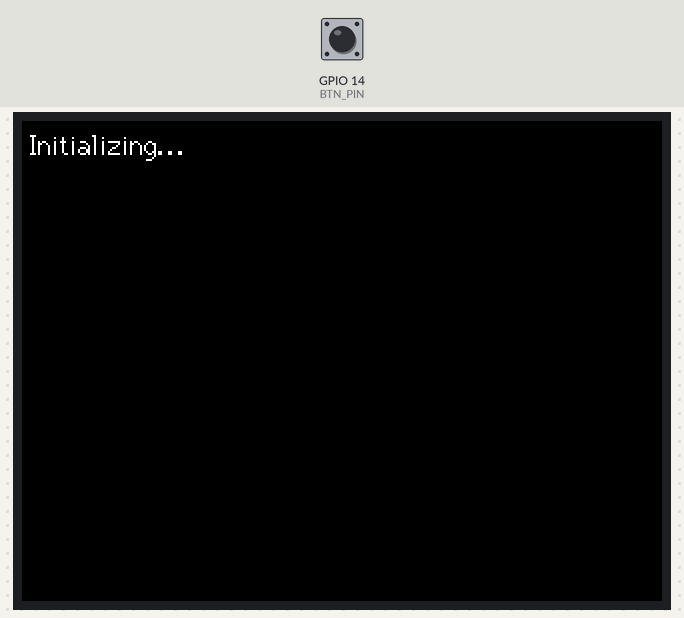
Recording of a sketch running on a simulated ESP32-S3. On the bench: 320×240 colour display. The inputs (shaded band) are chosen by the test bench; at power-on: GPIO 14 (BTN_PIN) HIGH. I2S audio is not simulated (input reads silence); nothing arrives over Bluetooth unless stated; a phone connects over Bluetooth LE 3 s after start; what the sketch prints to the serial monitor is not drawn.

Above: at 0.8 s.
4.9 s: GPIO 14 (BTN_PIN) pulled LOW for 3.2 s
At 6.68 s:
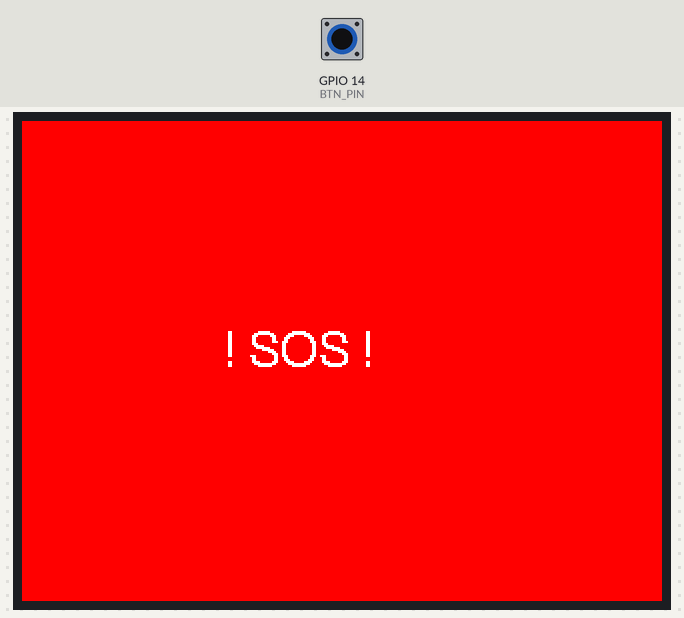
9.6 s: GPIO 14 (BTN_PIN) pulled LOW for 0.15 s
At 10.6 s:
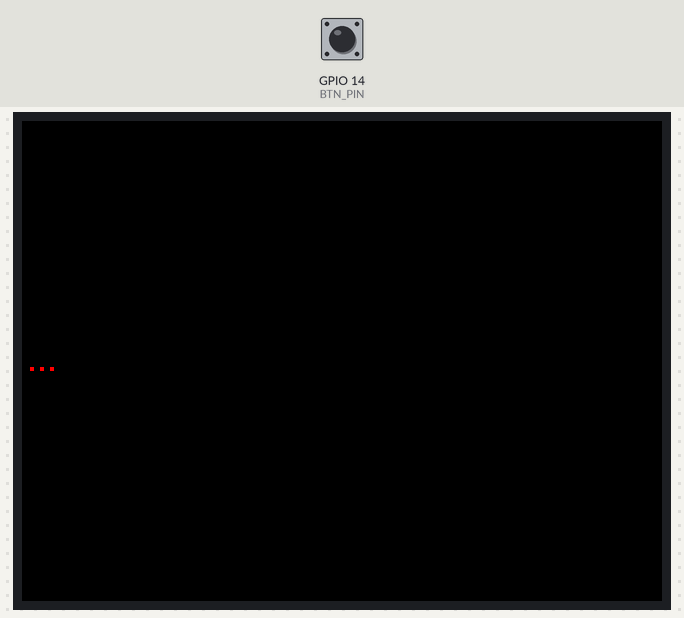
11.3 s: GPIO 14 (BTN_PIN) pulled LOW for 1 s
Timing chart, 0 to 14.3 s (numbered marks = the images above; inputs shaded):
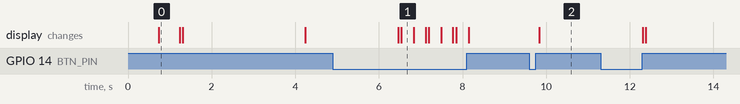

The sketch:

esp32s3_voice__1_.ino
```cpp
/**
 * ESP32-S3-N16R8 智能语音设备主程序
 * 当前硬件：TFT屏幕 + INMP441麦克风 + 按键
 * 暂未接：MAX98357扬声器（相关代码已注释，接好后取消注释即可）
 */

#include <Arduino.h>
#include <BLEDevice.h>
#include <BLEServer.h>
#include <BLEUtils.h>
#include <BLE2902.h>
#include <driver/i2s.h>
#include <TFT_eSPI.h>
#include <freertos/FreeRTOS.h>
#include <freertos/task.h>
#include <freertos/queue.h>
#include <freertos/semphr.h>

// ─────────────────────────────────────────────
//  硬件开关（接了哪个打开哪个）
// ─────────────────────────────────────────────
#define HW_TFT_ENABLED      1   // TFT屏幕
#define HW_MIC_ENABLED      1   // INMP441麦克风
#define HW_SPEAKER_ENABLED  0   // MAX98357扬声器（未接，关闭）
#define HW_BTN_ENABLED      1   // 按键

// ─────────────────────────────────────────────
//  引脚定义
// ─────────────────────────────────────────────
#define BTN_PIN           14

// INMP441 — I2S0
#define I2S_MIC_PORT      I2S_NUM_0
#define I2S_MIC_SCK       1
#define I2S_MIC_WS        2
#define I2S_MIC_SD        3

// MAX98357 — I2S1（未接，仅保留定义备用）
#define I2S_SPK_PORT      I2S_NUM_1
#define I2S_SPK_BCLK      5
#define I2S_SPK_LRC       6
#define I2S_SPK_DIN       7

// ─────────────────────────────────────────────
//  BLE UUIDs
// ─────────────────────────────────────────────
#define SERVICE_UUID   "12345678-1234-1234-1234-123456789abc"
#define CHAR_RX_UUID   "12345678-1234-1234-1234-123456789ab1"
#define CHAR_TX_UUID   "12345678-1234-1234-1234-123456789ab2"

// ─────────────────────────────────────────────
//  协议命令字
// ─────────────────────────────────────────────
#define CMD_TEXT_DISPLAY  0x01
#define CMD_AUDIO_CHUNK   0x02
#define CMD_AUDIO_END     0x03
#define CMD_REC_CHUNK     0x10
#define CMD_REC_END       0x11
#define CMD_EMERGENCY     0x20
#define CMD_BTN_EVENT     0x21

// ─────────────────────────────────────────────
//  常量
// ─────────────────────────────────────────────
#define SAMPLE_RATE       16000
#define I2S_REC_BUF_LEN  256
#define LONG_PRESS_MS     1500
#define DEBOUNCE_MS       50

// ─────────────────────────────────────────────
//  全局对象
// ─────────────────────────────────────────────
#if HW_TFT_ENABLED
TFT_eSPI tft = TFT_eSPI();
#endif

BLEServer*         pServer  = nullptr;
BLECharacteristic* pTxChar  = nullptr;
BLECharacteristic* pRxChar  = nullptr;

volatile bool deviceConnected = false;
volatile bool isRecording     = false;
volatile bool stopRecording   = false;

struct AudioBuf {
    uint8_t* data;
    size_t   len;
};
QueueHandle_t     audioQueue = nullptr;
SemaphoreHandle_t bleMutex   = nullptr;

TaskHandle_t recordTaskHandle = nullptr;

// ─────────────────────────────────────────────
//  屏幕辅助
// ─────────────────────────────────────────────
void tftClear(uint16_t bg = TFT_BLACK) {
#if HW_TFT_ENABLED
    tft.fillScreen(bg);
#endif
}

void displayMessage(const String& text, uint16_t color = TFT_WHITE) {
#if HW_TFT_ENABLED
    tftClear();
    tft.setTextColor(color, TFT_BLACK);
    tft.setTextWrap(true);
    tft.setCursor(4, 4);
    tft.setTextFont(2);
    tft.print(text);
#endif
    Serial.printf("[DISPLAY] %s\n", text.c_str());
}

void displayStatus(const String& line1, uint16_t color = TFT_CYAN) {
#if HW_TFT_ENABLED
    tftClear();
    tft.setTextColor(color, TFT_BLACK);
    tft.setTextFont(2);
    tft.drawString(line1, 4, tft.height() / 2 - 8);
#endif
    Serial.printf("[STATUS] %s\n", line1.c_str());
}

// ─────────────────────────────────────────────
//  I2S 初始化
// ─────────────────────────────────────────────
void initMicrophone() {
#if HW_MIC_ENABLED
    i2s_config_t cfg = {
        .mode                 = (i2s_mode_t)(I2S_MODE_MASTER | I2S_MODE_RX),
        .sample_rate          = SAMPLE_RATE,
        .bits_per_sample      = I2S_BITS_PER_SAMPLE_32BIT,
        .channel_format       = I2S_CHANNEL_FMT_ONLY_LEFT,
        .communication_format = I2S_COMM_FORMAT_STAND_I2S,
        .intr_alloc_flags     = ESP_INTR_FLAG_LEVEL1,
        .dma_buf_count        = 4,
        .dma_buf_len          = I2S_REC_BUF_LEN,
        .use_apll             = false,
        .tx_desc_auto_clear   = false,
        .fixed_mclk           = 0
    };
    i2s_pin_config_t pins = {
        .bck_io_num   = I2S_MIC_SCK,
        .ws_io_num    = I2S_MIC_WS,
        .data_out_num = I2S_PIN_NO_CHANGE,
        .data_in_num  = I2S_MIC_SD
    };
    ESP_ERROR_CHECK(i2s_driver_install(I2S_MIC_PORT, &cfg, 0, NULL));
    ESP_ERROR_CHECK(i2s_set_pin(I2S_MIC_PORT, &pins));
    i2s_zero_dma_buffer(I2S_MIC_PORT);
    Serial.println("Microphone (INMP441) initialized");
#endif
}

void initSpeaker() {
#if HW_SPEAKER_ENABLED
    i2s_config_t cfg = {
        .mode                 = (i2s_mode_t)(I2S_MODE_MASTER | I2S_MODE_TX),
        .sample_rate          = SAMPLE_RATE,
        .bits_per_sample      = I2S_BITS_PER_SAMPLE_16BIT,
        .channel_format       = I2S_CHANNEL_FMT_ONLY_LEFT,
        .communication_format = I2S_COMM_FORMAT_STAND_I2S,
        .intr_alloc_flags     = ESP_INTR_FLAG_LEVEL1,
        .dma_buf_count        = 8,
        .dma_buf_len          = 512,
        .use_apll             = false,
        .tx_desc_auto_clear   = true,
        .fixed_mclk           = 0
    };
    i2s_pin_config_t pins = {
        .bck_io_num   = I2S_SPK_BCLK,
        .ws_io_num    = I2S_SPK_LRC,
        .data_out_num = I2S_SPK_DIN,
        .data_in_num  = I2S_PIN_NO_CHANGE
    };
    ESP_ERROR_CHECK(i2s_driver_install(I2S_SPK_PORT, &cfg, 0, NULL));
    ESP_ERROR_CHECK(i2s_set_pin(I2S_SPK_PORT, &pins));
    Serial.println("Speaker (MAX98357) initialized");
#else
    Serial.println("Speaker disabled (HW_SPEAKER_ENABLED=0)");
#endif
}

// ─────────────────────────────────────────────
//  FreeRTOS 任务
// ─────────────────────────────────────────────

// 音频播放任务（扬声器未接：消费队列释放内存，不写I2S）
void audioPlayTask(void* param) {
    AudioBuf* item;
    while (true) {
        if (xQueueReceive(audioQueue, &item, portMAX_DELAY) == pdTRUE) {
            if (item == nullptr) continue;
#if HW_SPEAKER_ENABLED
            size_t written = 0;
            i2s_write(I2S_SPK_PORT, item->data, item->len, &written, portMAX_DELAY);
#else
            Serial.printf("[AUDIO] Dropped %d bytes (speaker not connected)\n", item->len);
#endif
            free(item->data);
            free(item);
        }
    }
}

// 录音任务
void recordTask(void* param) {
#if HW_MIC_ENABLED
    int32_t raw32[I2S_REC_BUF_LEN];
    int16_t pcm16[I2S_REC_BUF_LEN];
    uint8_t blePkt[1 + I2S_REC_BUF_LEN * 2];
    blePkt[0] = CMD_REC_CHUNK;

    while (!stopRecording) {
        size_t bytesRead = 0;
        i2s_read(I2S_MIC_PORT, raw32, sizeof(raw32), &bytesRead, pdMS_TO_TICKS(50));

        int samples = bytesRead / 4;
        if (samples == 0) continue;

        for (int i = 0; i < samples; i++) {
            pcm16[i] = (int16_t)(raw32[i] >> 16);
        }

        size_t pcmBytes = samples * sizeof(int16_t);
        memcpy(blePkt + 1, pcm16, pcmBytes);

        if (deviceConnected && pTxChar != nullptr) {
            if (xSemaphoreTake(bleMutex, pdMS_TO_TICKS(20)) == pdTRUE) {
                pTxChar->setValue(blePkt, 1 + pcmBytes);
                pTxChar->notify();
                xSemaphoreGive(bleMutex);
            }
        }
        vTaskDelay(pdMS_TO_TICKS(2));
    }

    // 发送结束包
    if (deviceConnected && pTxChar != nullptr) {
        uint8_t endPkt = CMD_REC_END;
        if (xSemaphoreTake(bleMutex, pdMS_TO_TICKS(100)) == pdTRUE) {
            pTxChar->setValue(&endPkt, 1);
            pTxChar->notify();
            xSemaphoreGive(bleMutex);
        }
    }
#else
    Serial.println("Mic disabled, record task exiting");
#endif
    isRecording      = false;
    recordTaskHandle = nullptr;
    vTaskDelete(NULL);
}

// ─────────────────────────────────────────────
//  业务函数
// ─────────────────────────────────────────────
void startRecording() {
    if (isRecording || !deviceConnected) return;
    stopRecording = false;
    isRecording   = true;
    displayStatus("录音中...", TFT_RED);
    xTaskCreate(recordTask, "Record", 4096, NULL, 5, &recordTaskHandle);
}

void stopRecordingAndSend() {
    if (!isRecording) return;
    stopRecording = true;
    displayStatus("处理中...", TFT_YELLOW);
}

void sendEmergency() {
    if (!deviceConnected || pTxChar == nullptr) return;

    const char* msg = "SOS! 需要紧急帮助！";
    size_t msgLen   = strlen(msg);
    uint8_t* buf    = (uint8_t*)malloc(1 + msgLen);
    if (!buf) return;

    buf[0] = CMD_EMERGENCY;
    memcpy(buf + 1, msg, msgLen);

    if (xSemaphoreTake(bleMutex, pdMS_TO_TICKS(200)) == pdTRUE) {
        pTxChar->setValue(buf, 1 + msgLen);
        pTxChar->notify();
        xSemaphoreGive(bleMutex);
    }
    free(buf);
    Serial.println("Emergency SOS sent");

#if HW_TFT_ENABLED
    for (int i = 0; i < 3; i++) {
        tft.fillScreen(TFT_RED);
        tft.setTextColor(TFT_WHITE);
        tft.setTextFont(4);
        tft.drawString("! SOS !", tft.width() / 2 - 60, tft.height() / 2 - 16);
        delay(300);
        tftClear();
        delay(200);
    }
#endif
    displayStatus("紧急消息已发送", TFT_ORANGE);
}

// ─────────────────────────────────────────────
//  按键任务
// ─────────────────────────────────────────────
void buttonTask(void* param) {
#if HW_BTN_ENABLED
    bool     prevState   = HIGH;
    bool     curState;
    uint32_t pressTime   = 0;
    bool     longHandled = false;

    while (true) {
        curState = digitalRead(BTN_PIN);

        if (curState == LOW && prevState == HIGH) {
            vTaskDelay(pdMS_TO_TICKS(DEBOUNCE_MS));
            if (digitalRead(BTN_PIN) == LOW) {
                pressTime   = millis();
                longHandled = false;
            }
        }

        if (curState == LOW && !longHandled) {
            if (millis() - pressTime >= LONG_PRESS_MS) {
                longHandled = true;
                sendEmergency();
            }
        }

        if (curState == HIGH && prevState == LOW) {
            if (!longHandled) {
                if (!isRecording) startRecording();
                else              stopRecordingAndSend();
            }
        }

        prevState = curState;
        vTaskDelay(pdMS_TO_TICKS(10));
    }
#else
    vTaskDelete(NULL);
#endif
}

// ─────────────────────────────────────────────
//  BLE 回调
// ─────────────────────────────────────────────
class MyServerCallbacks : public BLEServerCallbacks {
    void onConnect(BLEServer* s) override {
        deviceConnected = true;
        Serial.println("BLE Connected");
        displayStatus("已连接小程序", TFT_GREEN);
    }

    void onDisconnect(BLEServer* s) override {
        deviceConnected = false;
        isRecording     = false;
        stopRecording   = true;
        Serial.println("BLE Disconnected, restarting advertising...");
        displayStatus("等待连接...", TFT_CYAN);
        vTaskDelay(pdMS_TO_TICKS(500));
        BLEDevice::startAdvertising();
        Serial.println("Advertising restarted");
    }
};

class MyRxCallbacks : public BLECharacteristicCallbacks {
    void onWrite(BLECharacteristic* pChar) override {
        std::string val = pChar->getValue();
        if (val.empty()) return;

        uint8_t cmd = (uint8_t)val[0];

        if (cmd == CMD_TEXT_DISPLAY) {
            String text = "";
            for (size_t i = 1; i < val.size(); i++) text += (char)val[i];
            displayMessage(text);
        }

        else if (cmd == CMD_AUDIO_CHUNK) {
            size_t dataLen = val.size() - 1;
            if (dataLen == 0 || audioQueue == nullptr) return;

            AudioBuf* item = (AudioBuf*)malloc(sizeof(AudioBuf));
            if (!item) return;
            item->data = (uint8_t*)malloc(dataLen);
            if (!item->data) { free(item); return; }
            memcpy(item->data, val.c_str() + 1, dataLen);
            item->len = dataLen;

            if (xQueueSend(audioQueue, &item, 0) != pdTRUE) {
                AudioBuf* old;
                if (xQueueReceive(audioQueue, &old, 0) == pdTRUE) {
                    free(old->data);
                    free(old);
                }
                xQueueSend(audioQueue, &item, 0);
            }
        }

        else if (cmd == CMD_AUDIO_END) {
            Serial.println("Audio stream end received");
#if !HW_SPEAKER_ENABLED
            Serial.println("(Speaker not connected, audio discarded)");
#endif
        }
    }
};

// ─────────────────────────────────────────────
//  BLE 初始化
// ─────────────────────────────────────────────
void initBLE() {
    delay(500);

    BLEDevice::init("ESP32S3_Voice");
    BLEDevice::setMTU(512);

    pServer = BLEDevice::createServer();
    pServer->setCallbacks(new MyServerCallbacks());

    BLEService* pService = pServer->createService(SERVICE_UUID);

    pTxChar = pService->createCharacteristic(
        CHAR_TX_UUID,
        BLECharacteristic::PROPERTY_NOTIFY
    );
    pTxChar->addDescriptor(new BLE2902());

    pRxChar = pService->createCharacteristic(
        CHAR_RX_UUID,
        BLECharacteristic::PROPERTY_WRITE |
        BLECharacteristic::PROPERTY_WRITE_NR
    );
    pRxChar->setCallbacks(new MyRxCallbacks());

    pService->start();

    BLEAdvertising* pAdv = BLEDevice::getAdvertising();
    pAdv->addServiceUUID(SERVICE_UUID);
    pAdv->setScanResponse(true);
    pAdv->setMinPreferred(0x06);
    pAdv->setMaxPreferred(0x12);
    BLEDevice::startAdvertising();

    Serial.println("BLE advertising started: ESP32S3_Voice");
}

// ─────────────────────────────────────────────
//  Setup & Loop
// ─────────────────────────────────────────────
void setup() {
    Serial.begin(115200);
    delay(500);
    Serial.println("\n=== ESP32-S3 Voice Device Boot ===");
    Serial.printf("HW: TFT=%d  MIC=%d  SPK=%d  BTN=%d\n",
        HW_TFT_ENABLED, HW_MIC_ENABLED, HW_SPEAKER_ENABLED, HW_BTN_ENABLED);

    // ① TFT
#if HW_TFT_ENABLED
    tft.init();
    tft.setRotation(1);
    tft.fillScreen(TFT_BLACK);
    tft.setTextColor(TFT_WHITE);
    tft.setTextFont(2);
    tft.drawString("Initializing...", 4, 4);
    Serial.println("TFT initialized");
#endif

    // ② 按键
#if HW_BTN_ENABLED
    pinMode(BTN_PIN, INPUT_PULLUP);
    Serial.println("Button initialized");
#endif

    // ③ 队列 & 互斥锁（必须在BLE之前）
    audioQueue = xQueueCreate(64, sizeof(AudioBuf*));
    bleMutex   = xSemaphoreCreateMutex();
    if (!audioQueue || !bleMutex) {
        Serial.println("ERROR: FreeRTOS object creation failed!");
        while (true) delay(1000);
    }
    Serial.println("FreeRTOS queue & mutex created");

    // ④ I2S
    initMicrophone();
    initSpeaker();   // HW_SPEAKER_ENABLED=0 时内部直接跳过

    // ⑤ 任务
    xTaskCreate(audioPlayTask, "AudioPlay", 4096, NULL, 4, NULL);
    xTaskCreate(buttonTask,    "Button",    2048, NULL, 6, NULL);
    Serial.println("Tasks created");

    // ⑥ BLE（最后启动）
    initBLE();

    displayStatus("等待连接...", TFT_CYAN);
    Serial.println("Setup done.");
}

void loop() {
    vTaskDelay(pdMS_TO_TICKS(500));
}
```

Measured:
- after the input at 4.9 s, the display: first changes after 1.6 s (image 1 shows a later state)
- after the input at 9.6 s, the display: changes after 0.23 s (image 2)
- what the display in image 0 shows lasts 0.5 s, from 0.7 s to 1.2 s
